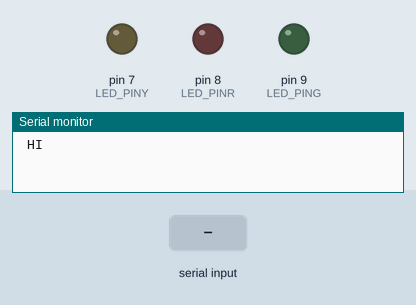
A sketch run on a simulated Arduino Uno, built with avr-gcc and run on an emulated ATmega328P. On the bench: output pins drawn as LEDs (lit = HIGH), the last lines printed to the serial monitor. The test bench sets the inputs (shaded band).

Above: at 1.2 s.
1.3 s: "1" received over Serial
At 2.5 s:
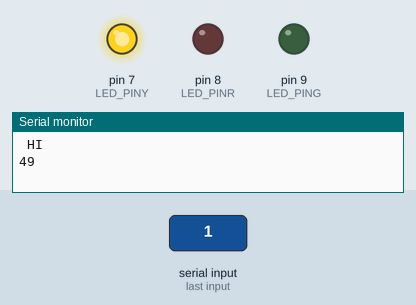
2.8 s: "2" received over Serial
At 3.7 s:
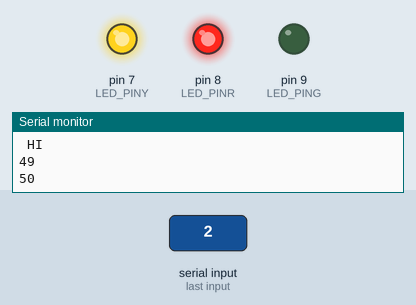
4.3 s: "3" received over Serial
At 4.8 s:
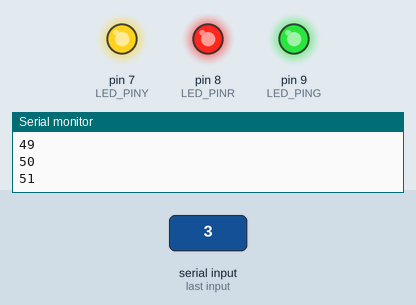
5.8 s: "4" received over Serial
At 7.0 s:
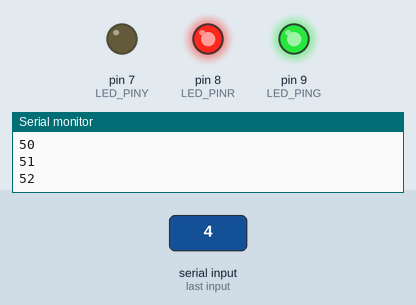
7.3 s: "5" received over Serial
At 8.3 s:
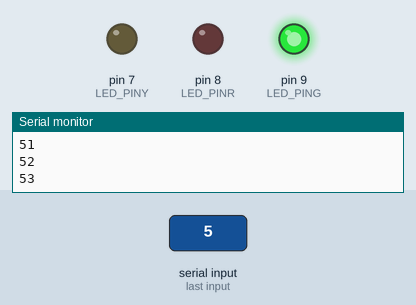
8.8 s: "6" received over Serial
At 9.5 s:
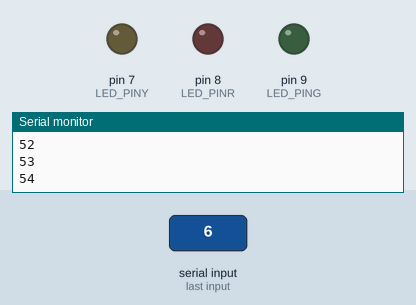
Timing chart, 0 to 11.3 s (numbered marks = the images above; inputs shaded):
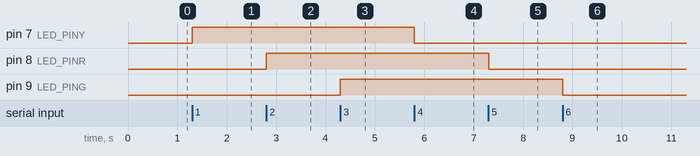

The sketch:

________.ino
```cpp
#define LED_PINY 7
#define LED_PINR 8
#define LED_PING 9

int index = 0;
void setup()
{
  pinMode(LED_PINY,OUTPUT);
  pinMode(LED_PINR,OUTPUT);
  pinMode(LED_PING,OUTPUT);

  Serial.begin(9600);
  Serial.println(" HI ");

}

void loop()
{
  while (Serial.available()) {
  index = Serial.read();
  Serial.println(index);
  if (index == 49) {
    analogWrite(LED_PINY,255);
  }
  if (index == 50) {
    analogWrite(LED_PINR,255);
  }
  if (index == 51) {
    analogWrite(LED_PING,255);
  }

  if (index == 52) {
    analogWrite(LED_PINY,0);
  }
  if (index == 53) {
    analogWrite(LED_PINR,0);
  }
  if (index == 54) {
    analogWrite(LED_PING,0);
  }

  }


}
```

Measured:
- after the input at 1.3 s, pin 7 (LED_PINY): LOW → HIGH at once
- after the input at 2.8 s, pin 8 (LED_PINR): LOW → HIGH at once
- after the input at 4.3 s, pin 9 (LED_PING): LOW → HIGH at once
- after the input at 5.8 s, pin 7 (LED_PINY): HIGH → LOW at once
- after the input at 7.3 s, pin 8 (LED_PINR): HIGH → LOW at once
- after the input at 8.8 s, pin 9 (LED_PING): HIGH → LOW at once
